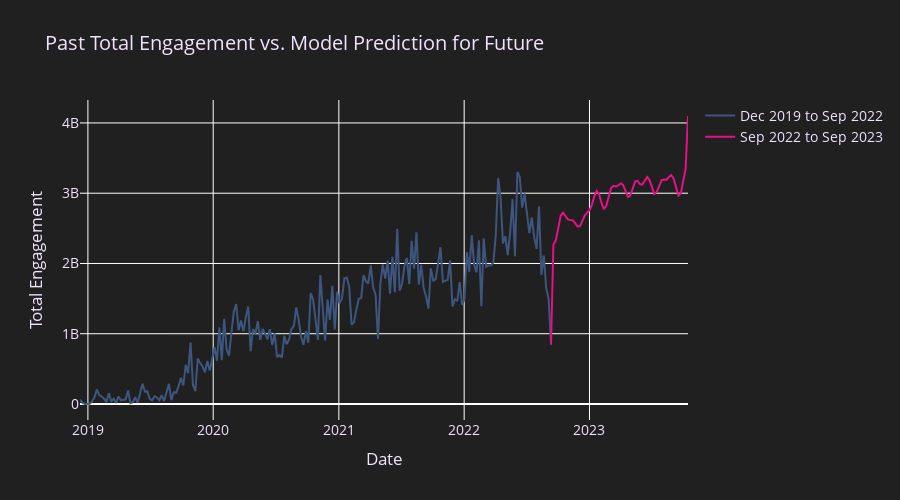

Source (notebook cell):
### Code cell
import plotly.graph_objects as go
fig = go.Figure()
fig.add_trace(go.Scatter(x=resample.index, y=resample.views, mode='lines',
                    name='Past (Dec 2019 to Sep 2022)', marker = dict(color='#3C567F')))

fig.add_trace(go.Scatter(x=graph_df.index, y=graph_df.yhat,
                    mode='lines',
                    name='Future (Sep 2022 to Sep 2023)', marker = dict(color='#E80F88')))

fig.update_layout(paper_bgcolor="#202020", plot_bgcolor='#202020', font_color='#f3e2fe', font_size = 14, height = 500
                 ,title='Past Total Engagement vs. Model Prediction for Future',
                   xaxis_title='Date',
                   yaxis_title='Total Engagement')
